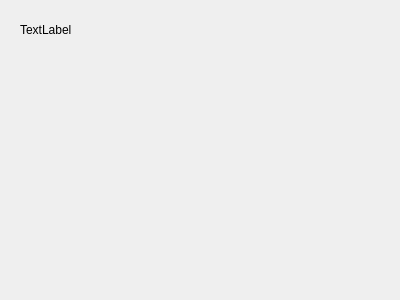
<?xml version="1.0" encoding="UTF-8"?>
<ui version="4.0">
 <class>Dialog</class>
 <widget class="QDialog" name="Dialog">
  <property name="geometry">
   <rect>
    <x>0</x>
    <y>0</y>
    <width>400</width>
    <height>300</height>
   </rect>
  </property>
  <property name="windowTitle">
   <string>Dialog</string>
  </property>
  <widget class="QLabel" name="label">
   <property name="geometry">
    <rect>
     <x>20</x>
     <y>20</y>
     <width>63</width>
     <height>20</height>
    </rect>
   </property>
   <property name="text">
    <string>TextLabel</string>
   </property>
  </widget>
 </widget>
 <resources/>
 <connections/>
</ui>
